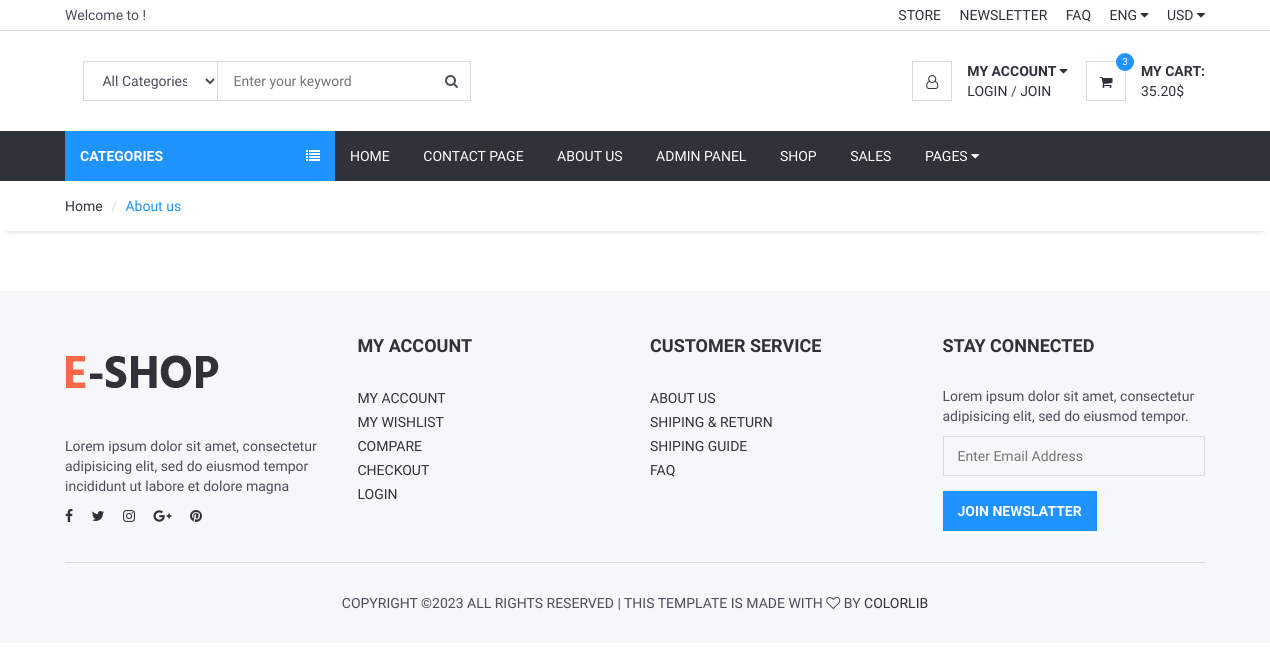
Page /aboutus/ on the earlier database version.
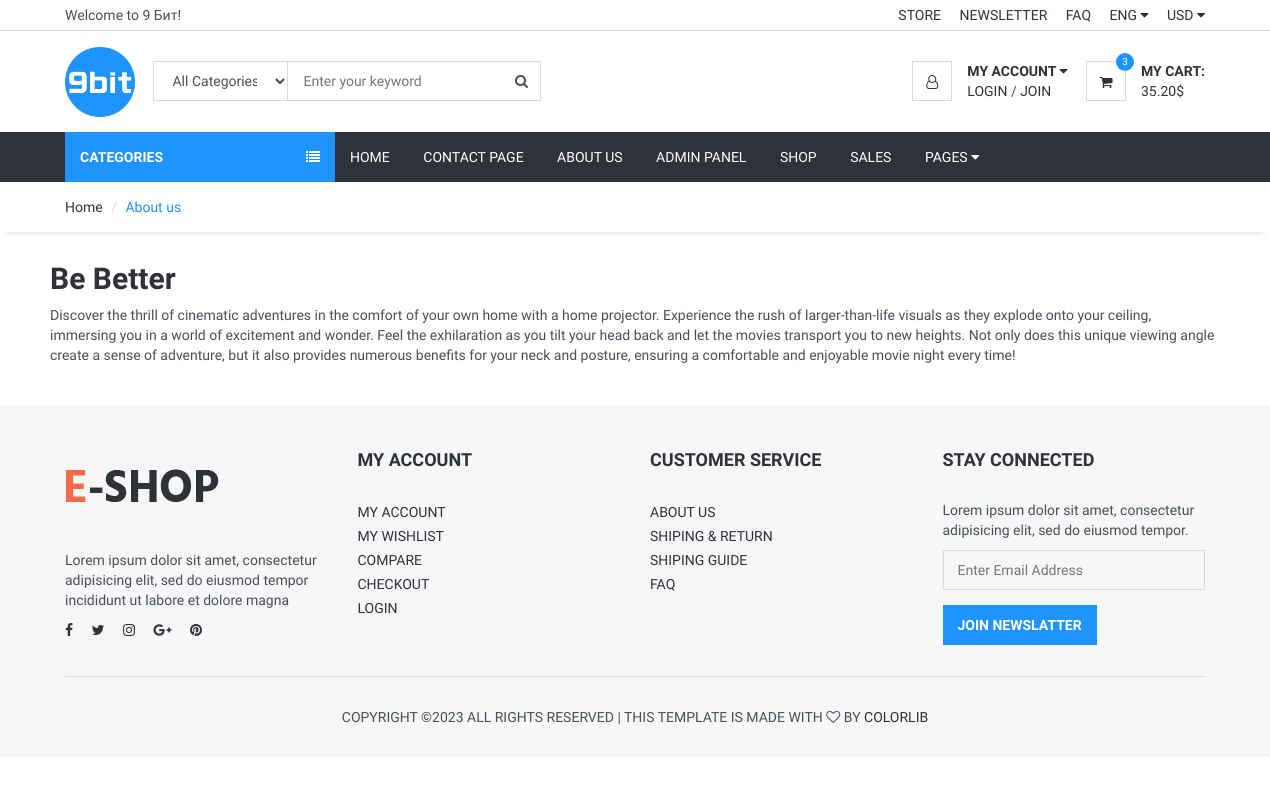
Same page on the later database version.
### home/models.py (models this page shows, shortened)
class Setting(models.Model):
    STATUS = (
        ('True', 'True'),
        ('False', 'False'),
    )
    title = models.CharField(max_length=150)
    keywords = models.CharField(max_length=255)
    description = models.CharField(max_length=255)
    company = models.CharField(max_length=50)
    address = models.CharField(blank=True,max_length=100)
    phone = models.CharField(blank=True,max_length=15)
    fax = models.CharField(blank=True,max_length=15)
    email = models.CharField(blank=True,max_length=50)
    smtpserver = models.CharField(blank=True,max_length=50)
    smtpemail = models.CharField(blank=True,max_length=50)
    smtppassword = models.CharField(blank=True,max_length=10)
    smtpport = models.CharField(blank=True,max_length=5)
    icon = models.ImageField(blank=True,upload_to='images/')
    facebook = models.CharField(blank=True,max_length=50)
    instagram = models.CharField(blank=True,max_length=50)
    twitter = models.CharField(blank=True,max_length=50)
    youtube = models.CharField(blank=True, max_length=50)
    aboutus = RichTextField(blank=True)
    contact = RichTextField(blank=True)
    references = RichTextField(blank=True)
    status=models.CharField(max_length=10,choices=STATUS)
    create_at=models.DateTimeField(auto_now_add=True)
    update_at=models.DateTimeField(auto_now=True)

### home/views.py (the view)
# urls.py: path('aboutus/', views.aboutus, name='aboutus'),
def aboutus(request):
    setting = Setting.objects.filter(status=True).first()
    category = Category.objects.all()
    context = {'setting':setting, 'category':category}
    return render(request,'home/aboutus.html',context)

### home/templates/home/aboutus.html (shortened to what this page needs)
{% extends 'home/layout.html' %}
{% load static %}
{% block sidebar %}{% include 'home/sidebar.html' %}{% endblock %}
{% block content %}
	<div id="breadcrumb">
		<div class="container">
			<ul class="breadcrumb">
				<li><a href="{% url 'index' %}">Home</a></li>
				<li class="active">About us</li>
			</ul>
		</div>
	</div>
	<div class="section">
		<div class="container">
			<div class="row">
				{{ setting.aboutus|safe }}
			</div>
		</div>
	</div>
{% endblock %}
{% block foot %}{% include 'home/footer.html' %}{% endblock %}

### home/templates/home/layout.html (shortened to what this page needs)
<!DOCTYPE html>
<html lang="en">
<head>
	{% load static %}
	<link type="text/css" rel="stylesheet" href="{% static 'css/bootstrap.min.css' %}" />
	<link type="text/css" rel="stylesheet" href="{% static '' %}css/bootstrap.min.css" />
	<link type="text/css" rel="stylesheet" href="{% static '' %}css/slick.css" />
	<link type="text/css" rel="stylesheet" href="{% static '' %}css/slick-theme.css" />
	<link type="text/css" rel="stylesheet" href="{% static '' %}css/nouislider.min.css" />
	<link rel="stylesheet" href="{% static '' %}css/font-awesome.min.css">
	<link type="text/css" rel="stylesheet" href="{% static '' %}css/style.css" />
</head>
<body>
	{% include 'home/header.html' %}
    {% block sidebar %}{% endblock %}
    {% block content %}{% endblock %}
    {% block foot %}{% endblock %}
</body>
</html>

### home/templates/home/header.html (shortened to what this page needs)
{% load static %}
{% load mptt_tags %}
<link rel="stylesheet" href="https://ajax.googleapis.com/ajax/libs/jqueryui/1.11.4/themes/smoothness/jquery-ui.css">
	<header>
		<div id="top-header">
			<div class="container">
				<div class="pull-left">
					<span> Welcome to {{ setting.company }}! </span>
				</div>
				<div class="pull-right">
					<ul class="header-top-links">
						<li><a href="#">Store</a></li>
						<li><a href="#">Newsletter</a></li>
						<li><a href="#">FAQ</a></li>
						<li class="dropdown default-dropdown">
							<a class="dropdown-toggle" data-toggle="dropdown" aria-expanded="true">ENG <i class="fa fa-caret-down"></i></a>
						</li>
						<li class="dropdown default-dropdown">
							<a class="dropdown-toggle" data-toggle="dropdown" aria-expanded="true">USD <i class="fa fa-caret-down"></i></a>
						</li>
					</ul>
				</div>
			</div>
		</div>
		<div id="header">
			<div class="container">
				<div class="pull-left">
					<div class="header-logo">
						<a class="logo" href="{% url 'index' %}">
							<img src="{{ setting.icon.url }}" alt="">
						</a>
					</div>
					<div class="header-search">
						<form method="POST" action="/search/">
							<input id="query" name="query" class="input search-input" type="text" placeholder="Enter your keyword">
							<select id="cat" name="cat" class="input search-categories">
								<option value="0">All Categories</option>
							</select>
							<button class="search-btn"><i class="fa fa-search"></i></button>
						</form>
					</div>
				</div>
				<div class="pull-right">
					<ul class="header-btns">
						<li class="header-account dropdown default-dropdown">
							<div class="dropdown-toggle" role="button" data-toggle="dropdown" aria-expanded="true">
								<div class="header-btns-icon">
									<i class="fa fa-user-o"></i>
								</div>
								<strong class="text-uppercase">My Account <i class="fa fa-caret-down"></i></strong>
							</div>
							<a href="#" class="text-uppercase">Login</a> / <a href="#" class="text-uppercase">Join</a>
						</li>
						<li class="header-cart dropdown default-dropdown">
							<a class="dropdown-toggle" data-toggle="dropdown" aria-expanded="true">
								<div class="header-btns-icon">
									<i class="fa fa-shopping-cart"></i>
									<span class="qty">3</span>
								</div>
								<strong class="text-uppercase">My Cart:</strong>
								<br>
								<span>35.20$</span>
							</a>
						</li>
					</ul>
				</div>
			</div>
		</div>
	</header>

### home/templates/home/sidebar.html (shortened to what this page needs)
{% load static %}
{% load mptt_tags %}
<div id="navigation">
    <div class="container">
        <div id="responsive-nav">
            {% if request.path == '/' %}
              <div class="category-nav">
                {% else %}
              <div class="category-nav show-on-click">
            {% endif %}
                    <span class="category-header">Categories  <i class="fa fa-list"></i></span>
                </div>
                <div class="menu-nav">
                    <ul class="menu-list">
                        <li><a href="{% url 'index' %}">Home</a></li>
                        <li><a href="{% url 'contacts' %}">Contact page</a></li>
                        <li><a href="{% url 'aboutus' %}">About us</a></li>
                        <li><a href="/admin/"> Admin Panel</a></li>
                        <li><a href="#">Shop</a></li>
                        <li><a href="#">Sales</a></li>
                        <li class="dropdown default-dropdown"><a class="dropdown-toggle" data-toggle="dropdown"
                                                                 aria-expanded="true">Pages <i
                                class="fa fa-caret-down"></i></a>
                        </li>
                    </ul>
                </div>
            </div>
        </div>
    </div>

### home/templates/home/footer.html (shortened to what this page needs)
{% load static %}
	<footer id="footer" class="section section-grey">
		<div class="container">
			<div class="row">
				<div class="col-md-3 col-sm-6 col-xs-6">
					<div class="footer">
						<div class="footer-logo">
							<a class="logo" href="#">
		            <img src="{% static '' %}./img/logo.png" alt="">
		          </a>
						</div>
						<p>Lorem ipsum dolor sit amet, consectetur adipisicing elit, sed do eiusmod tempor incididunt ut labore et dolore magna</p>
						<ul class="footer-social">
							<li><a href="#"><i class="fa fa-facebook"></i></a></li>
							<li><a href="#"><i class="fa fa-twitter"></i></a></li>
							<li><a href="#"><i class="fa fa-instagram"></i></a></li>
							<li><a href="#"><i class="fa fa-google-plus"></i></a></li>
							<li><a href="#"><i class="fa fa-pinterest"></i></a></li>
						</ul>
					</div>
				</div>
				<div class="col-md-3 col-sm-6 col-xs-6">
					<div class="footer">
						<h3 class="footer-header">My Account</h3>
						<ul class="list-links">
							<li><a href="#">My Account</a></li>
							<li><a href="#">My Wishlist</a></li>
							<li><a href="#">Compare</a></li>
							<li><a href="#">Checkout</a></li>
							<li><a href="#">Login</a></li>
						</ul>
					</div>
				</div>
				<div class="col-md-3 col-sm-6 col-xs-6">
					<div class="footer">
						<h3 class="footer-header">Customer Service</h3>
						<ul class="list-links">
							<li><a href="#">About Us</a></li>
							<li><a href="#">Shiping & Return</a></li>
							<li><a href="#">Shiping Guide</a></li>
							<li><a href="#">FAQ</a></li>
						</ul>
					</div>
				</div>
				<div class="col-md-3 col-sm-6 col-xs-6">
					<div class="footer">
						<h3 class="footer-header">Stay Connected</h3>
						<p>Lorem ipsum dolor sit amet, consectetur adipisicing elit, sed do eiusmod tempor.</p>
						<form>
							<div class="form-group">
								<input class="input" placeholder="Enter Email Address">
							</div>
							<button class="primary-btn">Join Newslatter</button>
						</form>
					</div>
				</div>
			</div>
			<hr>
			<div class="row">
				<div class="col-md-8 col-md-offset-2 text-center">
					<div class="footer-copyright">
						Copyright &copy;<script>document.write(new Date().getFullYear());</script> All rights reserved | This template is made with <i class="fa fa-heart-o" aria-hidden="true"></i> by <a href="https://colorlib.com" target="_blank">Colorlib</a>
					</div>
				</div>
			</div>
		</div>
	</footer>

### static/css/style.css (style rules this page uses)
body { font-family: 'Hind', sans-serif; color: #4A4E5A; overflow-x: hidden; }
h1, h2, h3, h4, h5, h6 { color: #30323A; margin: 0 0 10px; font-weight: 700; }
a { color: #30323A; -webkit-transition: 0.3s color; transition: 0.3s color; }
strong { color: #30323A; }
ul, ol { margin: 0; padding: 0; list-style: none }
hr { margin-top: 15px; margin-bottom: 15px; border-color: #DADADA; }
.main-btn, .primary-btn { display: inline-block; padding: 10px 15px; text-transform: uppercase; font-weight: 700; border: none; -webkit-transition: 0.3s all; transition: 0.3s all; }
.primary-btn { color: #FFF; background-color: #1F93FF; }
.input { width: 100%; height: 40px; padding: 0px 15px; border: none; background-color: transparent; -webkit-box-shadow: 0px 0px 0px 1px #DADADA inset, 0px 0px 0px 5px transparent; box-shadow: 0px 0px 0px 1px #DADADA inset, 0px 0px 0px 5px transparent; -webkit-transition: 0.3s all; transition: 0.3s all; }
.list-links li>a { position: relative; display: inline-block; text-transform: uppercase; padding: 2px 0px; -webkit-transition: 0.3s all; transition: 0.3s all; }
.list-links li>a:before { content: "\f105"; position: absolute; left: 0px; font-family: FontAwesome; -webkit-transform: translateX(-10px); -ms-transform: translateX(-10px); transform: translateX(-10px); opacity: 0; visibility: hidden; -webkit-transition: 0.3s all; transition: 0.3s all; }
.section { padding-top: 30px; padding-bottom: 30px; }
.section-grey { background: #F6F7F8; }
#breadcrumb { -webkit-box-shadow: 0px 6px 6px -6px rgba(0, 0, 0, 0.175); box-shadow: 0px 6px 6px -6px rgba(0, 0, 0, 0.175); }
.breadcrumb { background-color: transparent; border: none; border-radius: 0px; padding: 15px 0px; margin: 0; }
.breadcrumb>.active { color: #1F93FF; }
.breadcrumb>li+li:before { color: #DADADA; }
#header { padding-top: 15px; padding-bottom: 15px; }
#top-header { padding-top: 5px; padding-bottom: 5px; border-bottom: 1px solid #DADADA; }
.header-top-links>li { display: inline-block; }
.header-top-links>li+li { margin-left: 15px; }
.header-top-links>li>a { cursor: pointer; text-transform: uppercase; }
.header-logo { display: inline-block; margin-right: 15px; }
.header-logo .logo>img { width: 100%; max-height: 70px; }
.header-search { display: inline-block; padding: 15px 0px; max-width: 400px; }
.header-search>form { position: relative; }
.header-search>form .search-input { padding-left: 150px; padding-right: 45px; }
.header-search>form .search-categories { position: absolute; left: 0px; top: 0px; width: 135px; }
.header-search>form .search-btn { position: absolute; top: 0px; right: 0px; width: 40px; height: 40px; background-color: transparent; border: none; }
.header-btns>li { display: inline-block; vertical-align: top; padding: 15px 0px; }
.header-btns>li+li { margin-left: 15px; }
.header-btns>li .header-btns-icon { position: relative; float: left; margin-right: 15px; width: 40px; height: 40px; line-height: 40px; text-align: center; color: #30323A; background-color: #FFF; border: 1px solid #DADADA; }
.header-btns .dropdown-toggle { display: block; cursor: pointer; }
.header-cart .header-btns-icon .qty { position: absolute; right: -9px; top: -9px; width: 18px; height: 18px; line-height: 18px; text-align: center; font-size: 10px; background: #1F93FF; color: #FFF; border-radius: 50%; }
#navigation { background-color: #30323A; }
#navigation .container { position: relative; }
.category-nav { float: left; width: 270px; }
.category-nav .category-header { padding: 15px; display: block; text-transform: uppercase; background: #1F93FF; color: #FFF; font-weight: 700; }
.category-nav .category-header>i { float: right; line-height: 20px; }
.menu-nav .menu-list>li { display: inline-block; }
.menu-nav .menu-list>li>a { display: block; padding: 15px; color: #FFF; text-transform: uppercase; }
.footer { margin: 15px 0px; }
.footer .footer-header { font-size: 18px; text-transform: uppercase; margin-bottom: 30px; }
.footer-logo { margin-bottom: 30px; }
.footer-logo .logo { display: inline-block; }
.footer-logo .logo>img { width: 100%; max-height: 70px; }
.footer-social>li { display: inline-block; margin-right: 15px; margin-bottom: 6px; }
.footer-social>li:last-child { margin-right: 0px; }
.footer-copyright { margin-top: 15px; text-transform: uppercase; font-size: 14px; }

Differences in the rows shown:
added Setting: company "9 Бит", icon (picture), aboutus "Be Better Discover the thrill of cinematic adventures in the comfort of your own home with a home projector. Experience the rush of larger-than-life visuals as they explode onto your ceiling, immersing you in a world of excitement and wonder. Feel the exhilaration as you tilt your head back and let the movies transport you to new heights. Not only does this unique viewing angle create a sense of adventure, but it also provides numerous benefits for your neck and posture, ensuring a comfortable and enjoyable movie night every time!"
